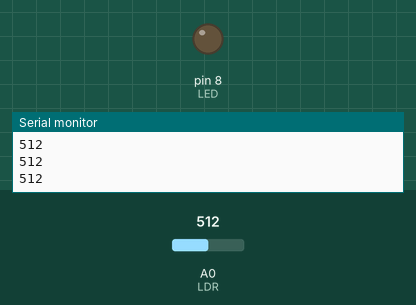
The sketch below on a simulated Arduino Uno, built with avr-gcc and run on an emulated ATmega328P. On the bench: output pins drawn as LEDs (lit = HIGH), the last lines printed to the serial monitor. The inputs (shaded band) are chosen by the test bench; at power-on: A0 (LDR) = 512.

Above: at 7.7 s.
7.8 s: A0 (LDR) set to 307
9.3 s: A0 (LDR) set to 290
At 10.5 s:
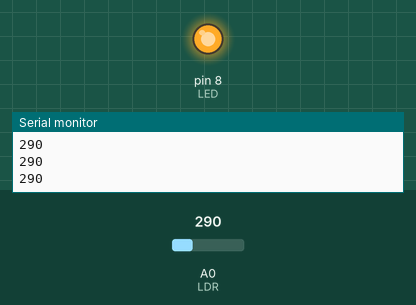
10.8 s: A0 (LDR) set to 306
At 11.5 s:
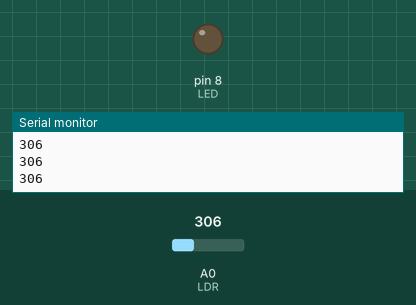
12.3 s: A0 (LDR) set to 122
At 12.6 s:
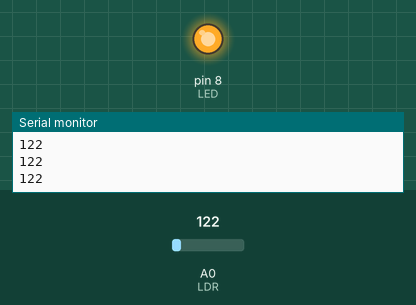
Timing chart, 0 to 14.8 s (numbered marks = the images above; inputs shaded):
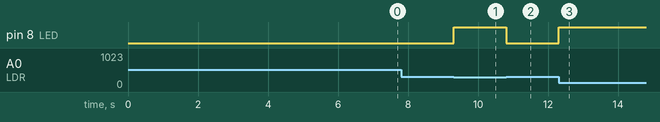

The sketch:

Automatic_StreetLight.ino
```cpp
/*
 * Simple AF Code for automatic streetlight with serial monitor output
 */

#define LDR A0                     // Define output pin of LDR


void setup(){
Serial.println("Initializing Automatic Streetlight");
delay(1000);
//
pinMode(8, OUTPUT);               // 8 = Positive pin of LED
Serial.begin(9600);
//
Serial.println("Automatic Streetlight: System READY!");
Serial.println("Automatic Streetlight: System will be working in 5sec, LDR values will be printed");
delay(5000);
Serial.println("Automatic Streetlight: Powered ON!");
delay(500);

}


void loop(){

int value = analogRead(A0);       // Read value of A0(Output pin of LDR)

Serial.println(value);

if(value<300)
{
  digitalWrite(8, HIGH);          // 8 = Positive pin of LED
}
else
{
  digitalWrite(8, LOW);           // 8 = Positive pin of LED
}

}
```

Measured:
- the behaviour switches between 300 and 299 on A0 (LDR) (found by bisection; images 0 and 1)
- after the input at 9.3 s, pin 8 (LED): LOW → HIGH at once
- after the input at 10.8 s, pin 8 (LED): HIGH → LOW at once
- after the input at 12.3 s, pin 8 (LED): LOW → HIGH at once
